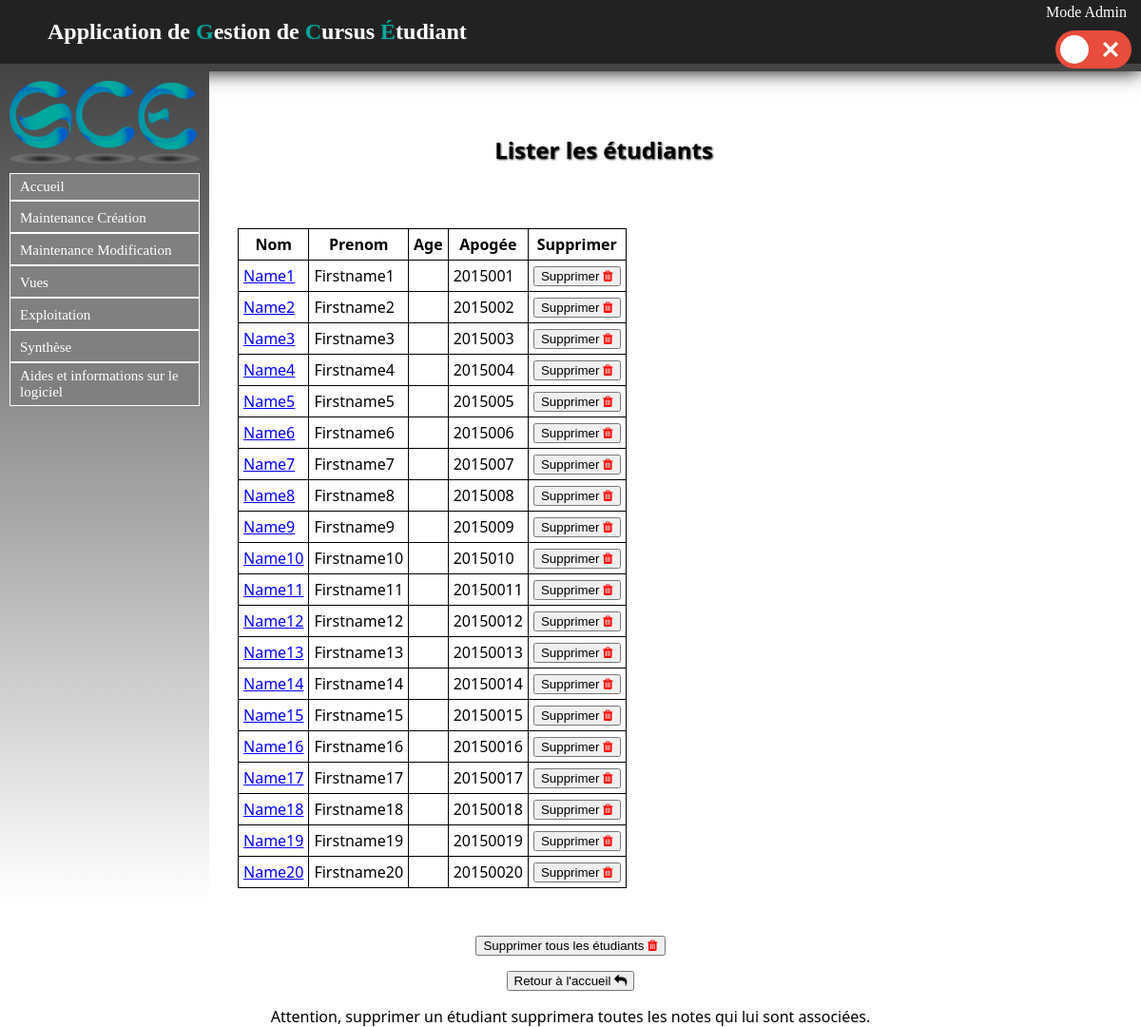
Before: /Etudiant/listeretus with the older database file.
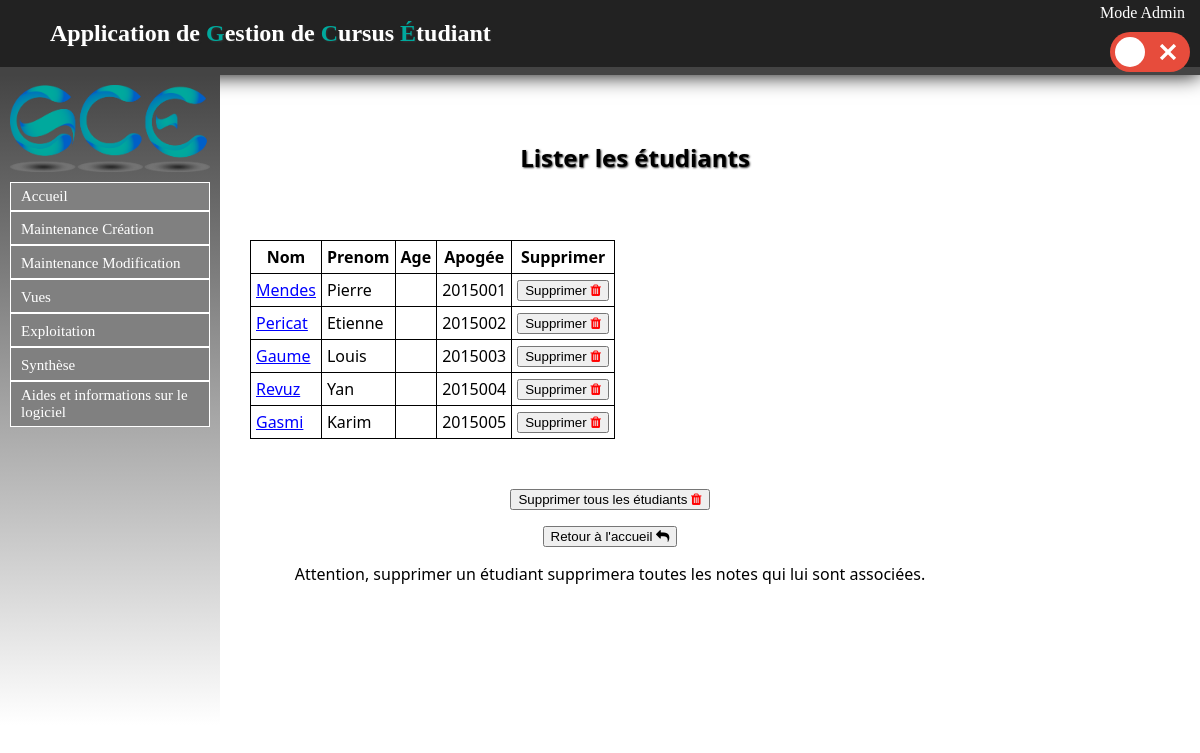
After: the same page with the newer database file.
### Etudiant/models.py (models this page shows, shortened)
class Etu(models.Model):
	nom = models.CharField(max_length=30, null=False)
	prenom = models.CharField(max_length=30, null=False)
	apogee = models.IntegerField(null=True)
	date_naissance = models.CharField(max_length=100,null=True)
	sexe = models.CharField(max_length=1, null=True)
	adresse = models.CharField(max_length=100, null=True)
	ine = models.CharField(max_length=100, null=True)
	adresse_parents = models.CharField(max_length=100, null=True)
	tel = models.IntegerField(null=True)
	tel_par = models.IntegerField(null=True)
	lieu_naissance = models.CharField(max_length=100, null=True)
	nationalite = models.CharField(max_length=100, null=True)
	situation_familiale = models.CharField(max_length=100, null=True)
	situation_militaire = models.CharField(max_length=100, null=True)
	cate_socio_pro_chef_famille = models.CharField(max_length=100, null=True)
	cate_socio_pro_autre_parent = models.CharField(max_length=100, null=True)
	aide_financiere = models.CharField(max_length=100, null=True)
	bourse = models.CharField(max_length=100, null=True)

### Etudiant/views.py (the view)
def listeretus(request):
	etus = Etu.objects.all()
	appartients = Appartient.objects.all()
	return render(request, 'contenu_html/listeretus.html',locals())

### Etudiant/templates/contenu_html/listeretus.html (shortened to what this page needs)
{% extends "templates/base.html" %}
{% block content %}
<h1>Lister les étudiants</h1>
{% if not etus %}
	<p>Il faut créer les étudiant avant de pouvoir les lister.</p>
{% else %}
	<table>
	<tr>
		<th>Nom</th>
		<th>Prenom</th>
		<th>Age</th>
		<th>Apogée</th>
		<th>Supprimer</th>
	</tr>
{% endif %}
{% for etu in etus %}
	<tr>
		<td><a href="listeretu/{{ etu.id }}">{{ etu.nom }}</a></td>
		<td>{{ etu.prenom }}</td>
		<td>{{ etu.age }}</td>
		<td>{{ etu.apogee }}</td>
		<td><a href="suppretu/{{ etu.id }}"><button>Supprimer <i style="color:red;" class="fa fa-trash" aria-hidden="true"></i></button></a></td>
	</tr>
{% endfor %}
</table>
<p><a onclick="suppression();"><button>Supprimer tous les étudiants <i style="color:red;" class="fa fa-trash" aria-hidden="true"></i></button></a></p>
<a href="/"><button>Retour à l'accueil <i class="fa fa-reply" aria-hidden="true"></i></button></a>
<p>Attention, supprimer un étudiant supprimera toutes les notes qui lui sont associées.</p>
{% endblock %}

### cursusEtu/templates/base.html (shortened to what this page needs)
<html>
	<head>
		{% load static %}
		<link rel="stylesheet" type="text/css" href="{% static 'css/stylesheet.css' %}" />
		<link rel="stylesheet" type="text/css" href="{% static 'css/font-awesome.css' %}" />
	</head>
	<body>
		<div id="header">
			<h1>Application de <label id="GCE">G</label>estion de <label id="GCE">C</label>ursus <label id="GCE">É</label>tudiant</h1>
			<div class="admin">
				<label id="labelMode" for="modeAdmin">Mode Admin</label>
				<div id="switchAdmin" class="toggle-btn">
					<span class="round-btn"></span>
				</div>
			</div>
		</div>
		<nav id="menu">
			<img id="logo" src="{% static 'image/logo.png' %}" alt="Logo GCE" />
			<ul id="menu-deroulant">
		        <a href="/"><li>Accueil</li></a>
				<li class="btnDer" id="maintenance">
					<a>Maintenance Création</a>
				</li>
				<li class="btnDer" id="maintenance">
					<a>Maintenance Modification</a>
				</li>
				<li class="btnDer" id="vues">
					<a class="btnDer">Vues</a>
				</li>
				<li class="btnDer" id="exploitation">
					<a class="btnDer">Exploitation</a>
				</li>
				<li class="btnDer" id="synthese">
					<a class="btnDer">Synthèse</a>
				</li>
				<a href="/aides"><li>Aides et informations sur le logiciel</li></a>
			</ul>
		</nav>
		<div id="main">
			{% block content %}
			{% endblock %}
		</div>
	</body>
</html>

### static/css/stylesheet.css (style rules this page uses)
a { color:#222222; text-decoration: none; }
table a { color: blue; text-decoration: underline; }
html,body { height: 100%; }
body { font-family: "Segoe UI", Verdana, serif; font-size:12pt; margin:0; padding:0; }
#header { width:100%; padding-top: 4px; padding-bottom: 4px; background-color:#222222; box-shadow:0 0 20px #000000; border-bottom:solid #444444 8px; font-family: walkway; }
#GCE { color: #00A99D; }
#menu a { color: white; font-size: 15px; font-family: walkway; }
li { border : 1px solid white; padding: 5px 0px 5px 0px; background-color :gray; cursor: pointer; padding-left: 10px; }
#menu-deroulant, #menu-deroulant ul { padding: 0; margin: 0; list-style: none; }
h1 { text-shadow:1px 1px 2px #333333; text-align: left; color:white; margin-left: 50px; font-size: 1.5em; display: inline-block; }
#menu { background: linear-gradient(to bottom, #444444, white); width: 200px; height: 80%; padding: 10px; padding-top: 0px; float: left; }
#main { width : 800px; margin:auto; text-align: center; margin-top: 50px; }
table { border:1px solid black; border-collapse : collapse; }
#main h1 { color: black; }
table { margin: 50px 50px 50px 50px; }
td, th { padding: 5px; border:1px solid black; }
#logo { vertical-align: middle; width: 200px; margin-top: 10px; margin-bottom: 10px; }
.admin { float:right; }
#labelMode { color:white; }
.toggle-btn { width: 80px; height: 40px; margin: 10px; border-radius: 50px; position: relative; cursor: pointer; -webkit-transition: background-color .40s ease-in-out; -moz-transition: background-color .40s ease-in-out; -o-transition: background-color .40s ease-in-out; transition: background-color .40s ease-in-out; cursor: pointer; }
.toggle-btn .round-btn { width: 30px; height: 30px; background-color: #fff; border-radius: 50%; display: inline-block; position: absolute; left: 5px; top: 50%; margin-top: -15px; -webkit-transition: all .30s ease-in-out; -moz-transition: all .30s ease-in-out; -o-transition: all .30s ease-in-out; transition: all .30s ease-in-out; }

Changed rows visible on the page:
removed Etu: nom "Name1", prenom "Firstname1", apogee "2015001"
removed Etu: nom "Name2", prenom "Firstname2", apogee "2015002"
removed Etu: nom "Name3", prenom "Firstname3", apogee "2015003"
removed Etu: nom "Name4", prenom "Firstname4", apogee "2015004"
removed Etu: nom "Name5", prenom "Firstname5", apogee "2015005"
removed Etu: nom "Name6", prenom "Firstname6", apogee "2015006"
removed Etu: nom "Name7", prenom "Firstname7", apogee "2015007"
removed Etu: nom "Name8", prenom "Firstname8", apogee "2015008"
removed Etu: nom "Name9", prenom "Firstname9", apogee "2015009"
removed Etu: nom "Name10", prenom "Firstname10", apogee "2015010"
removed Etu: nom "Name11", prenom "Firstname11", apogee "20150011"
removed Etu: nom "Name12", prenom "Firstname12", apogee "20150012"
removed Etu: nom "Name13", prenom "Firstname13", apogee "20150013"
removed Etu: nom "Name14", prenom "Firstname14", apogee "20150014"
removed Etu: nom "Name15", prenom "Firstname15", apogee "20150015"
removed Etu: nom "Name16", prenom "Firstname16", apogee "20150016"
removed Etu: nom "Name17", prenom "Firstname17", apogee "20150017"
removed Etu: nom "Name18", prenom "Firstname18", apogee "20150018"
removed Etu: nom "Name19", prenom "Firstname19", apogee "20150019"
removed Etu: nom "Name20", prenom "Firstname20", apogee "20150020"
added Etu: nom "Mendes", prenom "Pierre", apogee "2015001"
added Etu: nom "Pericat", prenom "Etienne", apogee "2015002"
added Etu: nom "Gaume", prenom "Louis", apogee "2015003"
added Etu: nom "Revuz", prenom "Yan", apogee "2015004"
added Etu: nom "Gasmi", prenom "Karim", apogee "2015005"
